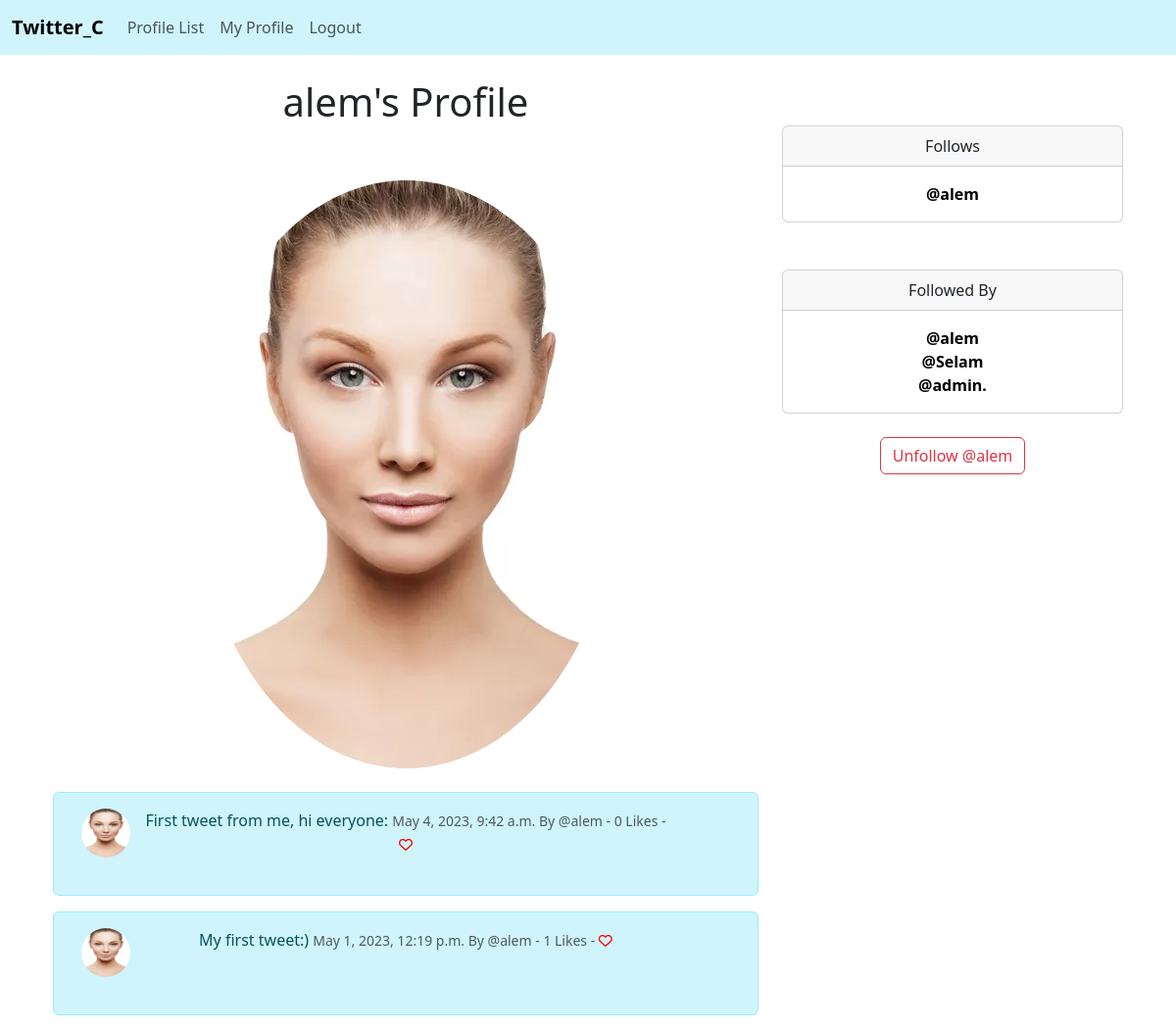
The page /profile/8 (signed in) on the database its author committed.
### twitterC/models.py (models this page shows, shortened)
class Profile(models.Model):
	user = models.OneToOneField(User,on_delete = models.CASCADE)
	follows = models.ManyToManyField("self",
	related_name = "followed_by",
	symmetrical = False,
	blank = True)
	date_modified = models.DateTimeField(User, auto_now=True)
	profile_image = models.ImageField(null=True, blank=True, upload_to="images/")
	def __str__(self):
		return self.user.username

class Tweet(models.Model):
	user = models.ForeignKey(
		User, related_name="tweets",
		on_delete=models.DO_NOTHING
		)
	body = models.CharField(max_length=200)
	created_at = models.DateTimeField(auto_now_add=True)
	likes = models.ManyToManyField(User, related_name="tweet_like", blank=True)
	def number_of_likes(self):
		return self.likes.count()

### twitterC/views.py (the view, shortened to what this page needs)
# urls.py: path('profile/<int:pk>', views.profile, name='profile'),
def profile(request, pk):
    if request.user.is_authenticated:
        profile = Profile.objects.get(user_id=pk)
        tweets = Tweet.objects.filter(user_id=pk).order_by("-created_at")
        return render(request, 'profile.html', {"profile":profile, "tweets":tweets})
    else:
        messages.success(request, ("You must first log in to view this page."))
        return redirect('home')

### twitterC/templates/profile.html (shortened to what this page needs)
{% extends  'base.html' %}
{% load static %}
{% block content %}
{% if profile %}
    <div class="container text-center">
        <div class="row">
            <div class="col-8">
                <h1>{{ profile.user.username }}'s Profile</h1>
                <br><br>
                {% if profile.profile_image %}
				<img src="{{ profile.profile_image.url }}" class="rounded-circle">
				<br/><br/>
				{% endif %}
                {% if tweets %}
                    {% for tweet in tweets %}
                        <div class="alert alert-info" role="alert">
                            <div class="container">
                                <div class="row">
                                    <div class="col-1">
                                        {% if profile.profile_image %}
                                        <img src="{{ profile.profile_image.url }}" width=50 height=50 class="rounded-circle" alt="{{ profile.user.username }}">
                                        {% else %}
                                        <img src="{% static 'images/default_profile_pic.png' %}" width=50 height=50 class="rounded-circle" alt="{{ profile.user.username }}">
                                        {% endif %}
                                    </div>
                                    <div class="col-10">
                                        {{ tweet.body }}
                                        <small class="text-muted">
                                            {{ tweet.created_at}} By
                                            @{{ tweet.user.username }}
                                            - {{ tweet.number_of_likes }} Likes -
                                            {% if user in tweet.likes.all %}
                                                <a href="{% url 'tweet_like' tweet.id %}"><i class="fa fa-heart" style="color:red"></i></a>
                                            {% else %}
                                                <a href="{% url 'tweet_like' tweet.id %}"><i class="fa fa-heart-o" style="color:red"></i></a>
                                            {% endif %}
                                        </small>
                                    </div> <br><br><br>
                                </div>
                            </div>
                        </div>
                    {% endfor %}
                 {% endif %}
            </div>
            <div class="col-4">
                <br><br>
                <div class="card">
                    <div class="card-header">
                      Follows
                    </div>
                    <div class="card-body">
                      <p class="card-text">
                          {% for following in profile.follows.all %}
                              <a href="{% url 'profile' following.user.id %}">
                                  @{{ following }}</a><br/>
                          {% endfor %}
                      </p>
                    </div>
                </div>
                <br><br>
                <div class="card">
                    <div class="card-header">
                      Followed By
                    </div>
                    <div class="card-body">
                      <p class="card-text">
                          {% for following in profile.followed_by.all %}
                              <a href="{% url 'profile' following.user.id %}">
                                  @{{ following }}</a><br/>
                          {% endfor %}
                      </p>
                    </div>
                </div>
                <br>
                <form method=POST>
                    {% if profile in user.profile.follows.all %}
                         <button class="btn btn-outline-danger" name="follow" value="unfollow" type="submit">
                             Unfollow @{{ profile.user.username|lower}}
                         </button>
                    {% else %}
                        <button class="btn btn-outline-success" name="follow" value="follow" type="submit">
                             Follow @{{ profile.user.username|lower}}
                         </button>
                    {% endif %}
                </form>
                <br/>
            </div>
        </div>
    </div>
{% endif %}
{% endblock %}

### twitterC/templates/base.html (style rules this page uses)
a { text-decoration: none; font-weight: bold; color: black; }

### rows shown on the page
Profile: user.username "alem", profile_image (picture)
Tweet: profile_image (picture), body "First tweet from me, hi everyone:", created_at "May 4, 2023, 9:42 a.m.", user.username "alem", number_of_likes "0"
Tweet: profile_image (picture), body "My first tweet:)", created_at "May 1, 2023, 12:19 p.m.", user.username "alem", number_of_likes "1"
Profile: user.username "Selam"
Profile: user.username "admin."
